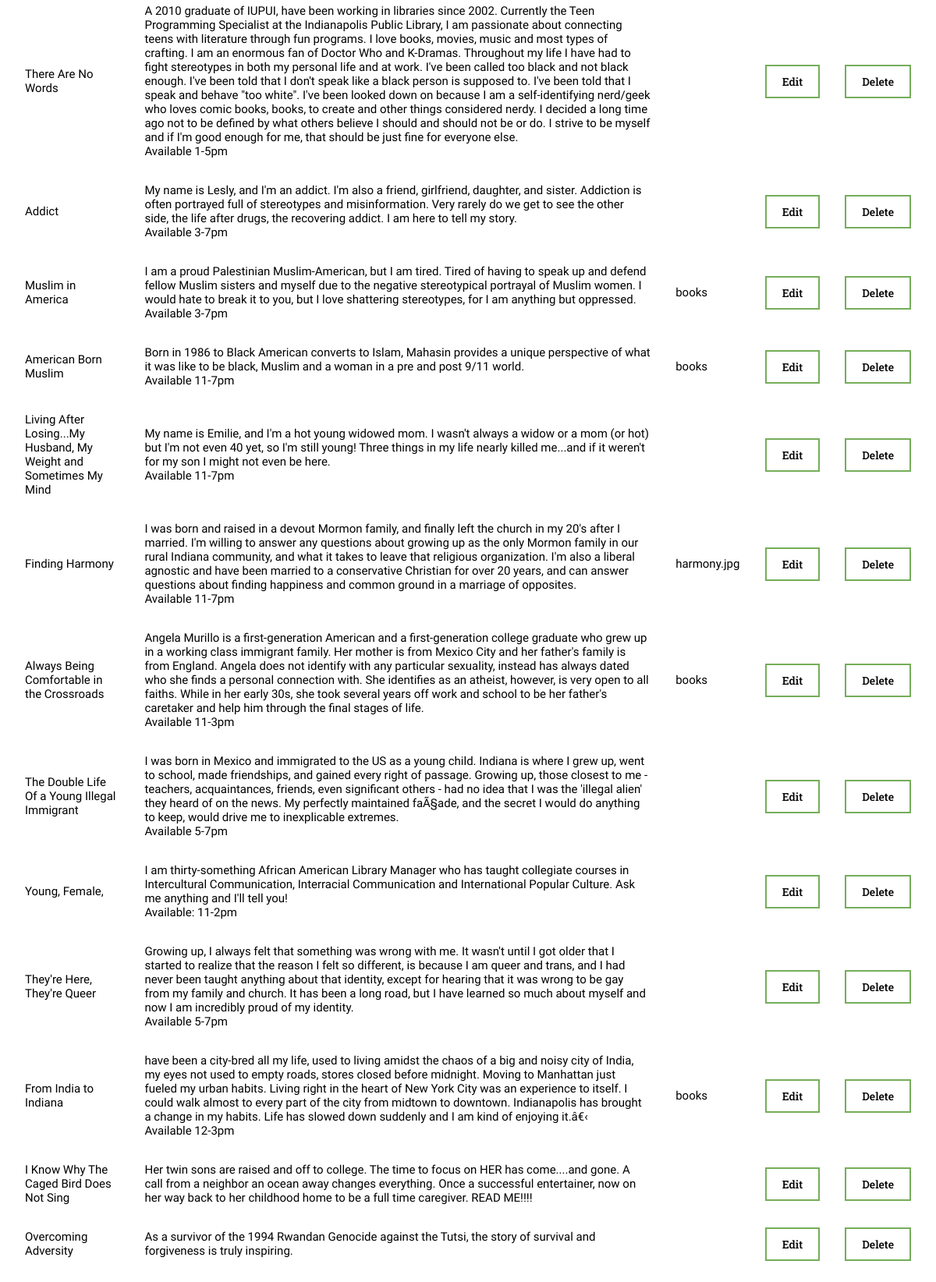
Page /editBook/index.php (signed in, lower part) on the earlier database version.
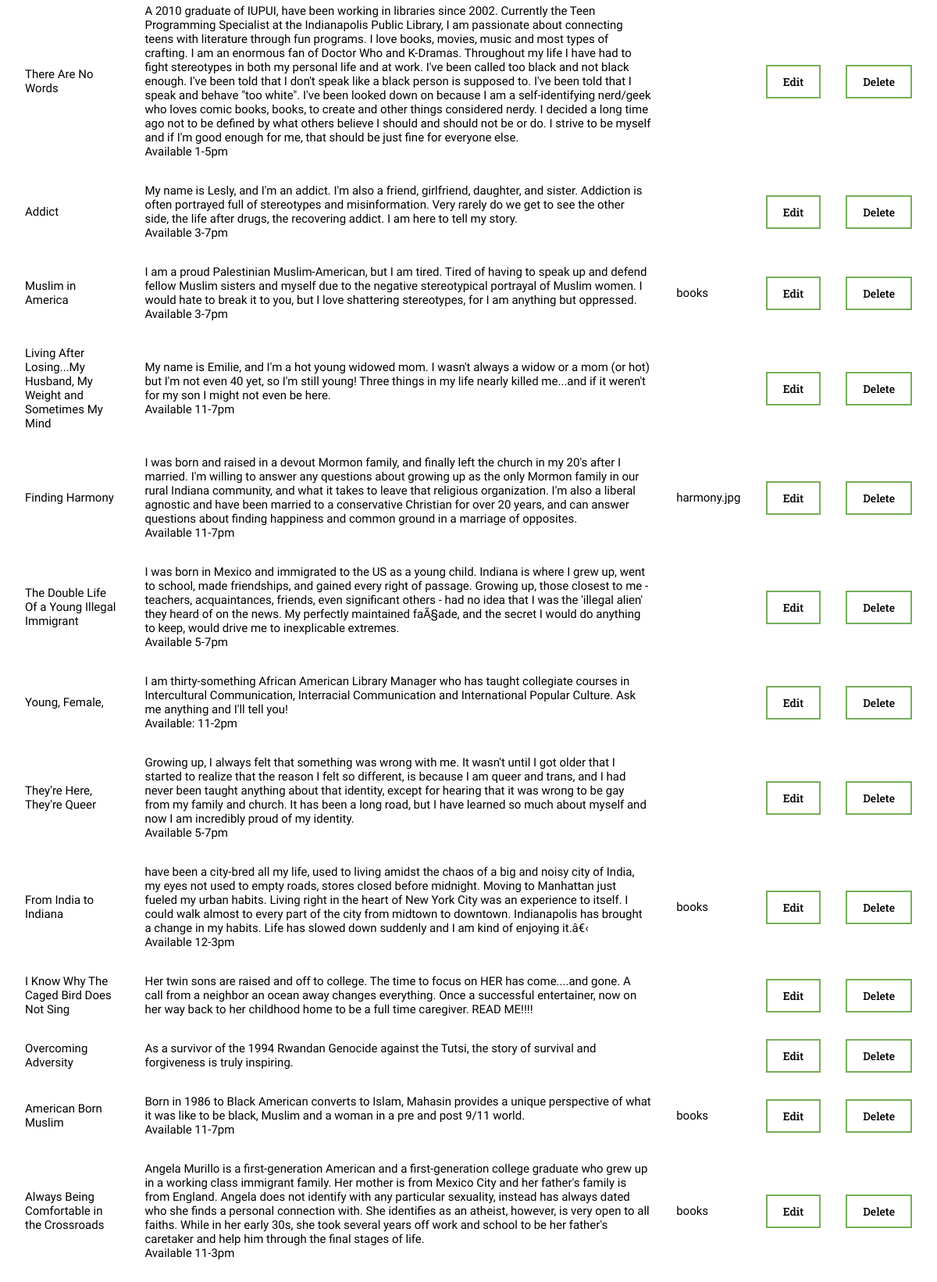
Same page on the later database version.
### tables this page shows
CREATE TABLE `books` (
  `bookId` int(3) NOT NULL,
  `title` varchar(255) NOT NULL,
  `story` text NOT NULL,
  `chapters` text NOT NULL,
  `available` varchar(3) NOT NULL,
  `bookImage` varchar(300) NOT NULL,
  `timeBack` varchar(11) DEFAULT NULL,
  `alert` varchar(3) NOT NULL DEFAULT 'no'
);

### editBook/index.php (the view, shortened to what this page needs)
<?php
if ($_COOKIE['admin'] === "yes") {
    include_once ABSOLUTE_PATH . '/_includes/header.inc.php';
}
?>
<?php
$sql = "SELECT * FROM books ORDER BY available DESC";
$books = $conn->query($sql);
?>
<table class="edit bookEdit">
    <?php
    foreach ($books as $book) {
        $bookPath = $book["bookImage"];
        $bookStrings = explode("/", $bookPath);
        $bookImage = $bookStrings[2];
        echo "<tr>";
        echo "<td>" . $book["title"] . "</td>";
        echo "<td>" . $book["story"] . "</td>";
        echo "<td>" . $bookImage . "</td>";
        echo "<td class='editBtn'>" . "<a href='" . URL_ROOT . "/editBook/editBook.php?bookId=" . $book["bookId"] . "'>Edit</a>" . "</td>";
        echo "<td class='editBtn'>" . "<a href='" . URL_ROOT . "/editBook/deleteBook_process.php?bookId=" . $book["bookId"] . "'>Delete</a>" . "</td>";
        echo "</tr>";
    }
    ?>
</table>

Differences in the rows shown:
changed books "American Born Muslim": moves down the list
changed books "Always Being Comfortable in the Crossroads": moves down the list
